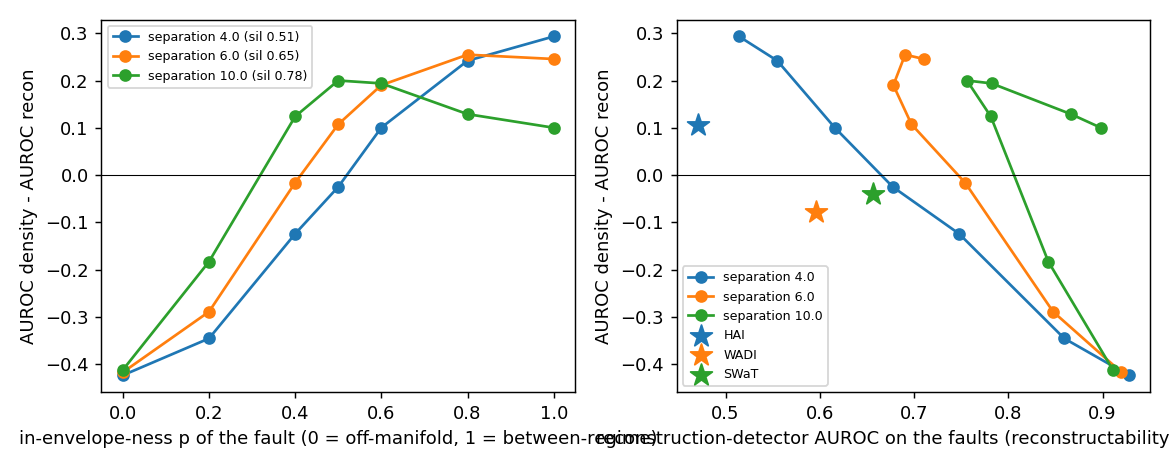

Source code (Python):
"""Issue 1 (framing brainstorm): synthetic crossover, density vs reconstruction as a function of
how "reconstructable-but-improbable" the faults are, at several regime-overlap levels.

Generator. Normal data: K regimes in R^D whose centres and within-regime spread live in a d_m-dim
manifold U (the decoder's reachable span), plus small isotropic noise. `delta` scales centre separation
(the regime-overlap / multimodality knob). Faults start from a normal point of regime k and are displaced by
    v = m * ((1-p) * u_off + p * u_in),   |u_off| = |u_in| = 1,
where u_in points along U toward the midpoint between regime k and its nearest neighbour (in-envelope:
reachable by the decoder, but in the density gap between regimes), and u_off is orthogonal to U
(off-manifold: unreachable). p in [0,1] is the in-envelope-ness knob; p=1 is the purely
reconstructable-but-improbable fault, p=0 the purely unreconstructable one.

Detectors (train-normal only). recon: a small MLP autoencoder with latent d_m, score = reconstruction
error. density: a K-component GMM fitted in the AE latent, score = -log p(z). Both mirror the paper's
Table 6 heads at toy scale. Writes framing_issue1_synth.json (+ .svg figure). CPU, seconds per cell.
Invariants stated in advance: (i) p=0 -> recon AUROC ~1 and recon > density; (ii) p=1 -> density > recon
and recon AUROC near chance; (iii) the crossover point in p moves little with delta.
"""
from __future__ import annotations
import json, os, time
import numpy as np, torch, torch.nn as nn
from sklearn.metrics import roc_auc_score
from sklearn.mixture import GaussianMixture

HERE = os.path.dirname(os.path.abspath(__file__))
D, DM, K = 20, 6, 5
N_TRAIN, N_TEST_N, N_FAULT = 4000, 1000, 300
SIG_W, SIG_N = 0.6, 0.05          # within-regime spread along U, isotropic noise
OFF_Z = 4.0                       # pure off-manifold fault = +4 sd of normal reconstruction error
P_GRID = [0.0, 0.2, 0.4, 0.5, 0.6, 0.8, 1.0]
DELTA_GRID = [4.0, 6.0, 10.0]     # centre separation scale (small = more overlap)
SEEDS = [0, 1, 2]


def make_world(delta, seed):
    rng = np.random.default_rng(seed)
    U, _ = np.linalg.qr(rng.normal(size=(D, D)))
    U_in, U_off = U[:, :DM], U[:, DM:]
    C = rng.normal(size=(K, DM)); C *= delta / np.linalg.norm(C, axis=1, keepdims=True)  # centres on a sphere of radius delta
    return rng, U_in, U_off, C


def sample_normal(rng, U_in, C, n):
    k = rng.integers(0, K, n)
    z = C[k] + SIG_W * rng.normal(size=(n, DM))
    return z @ U_in.T + SIG_N * rng.normal(size=(n, D)), k


def sample_faults(rng, U_in, U_off, C, n, p):
    x, k = sample_normal(rng, U_in, C, n)
    dist = np.linalg.norm(C[:, None] - C[None], axis=2) + np.eye(K) * 1e9
    nn_ = dist.argmin(1)
    mid = 0.5 * (C[k] + C[nn_[k]])
    u_in = (mid - C[k]); m = np.linalg.norm(u_in, axis=1, keepdims=True); u_in = u_in / m   # unit, along U
    u_off = rng.normal(size=(n, D - DM)); u_off /= np.linalg.norm(u_off, axis=1, keepdims=True)
    # off-manifold magnitude is set on the NOISE scale (a pure off-manifold fault, p=0, adds about
    # OFF_Z standard deviations to the normal reconstruction-error distribution); the in-manifold
    # magnitude is set on the REGIME scale (p=1 lands at the midpoint of the gap to the nearest regime).
    # Without this, any off-manifold component is ~100x the noise floor and recon AUROC pins at 1.0.
    sd_rec = np.sqrt(2 * (D - DM)) * SIG_N ** 2
    m_off = np.sqrt(OFF_Z * sd_rec)
    v = (1 - p) * m_off * (u_off @ U_off.T) + p * m * (u_in @ U_in.T)
    return x + v


class AE(nn.Module):
    def __init__(self):
        super().__init__()
        self.enc = nn.Sequential(nn.Linear(D, 32), nn.ReLU(), nn.Linear(32, DM))
        self.dec = nn.Sequential(nn.Linear(DM, 32), nn.ReLU(), nn.Linear(32, D))
    def forward(self, x):
        z = self.enc(x); return self.dec(z), z


def fit_ae(Xtr, seed, epochs=150):
    torch.manual_seed(seed)
    ae = AE(); opt = torch.optim.Adam(ae.parameters(), 1e-2)
    X = torch.tensor(Xtr, dtype=torch.float32)
    for ep in range(epochs):
        perm = torch.randperm(len(X))
        for i in range(0, len(X), 256):
            xb = X[perm[i:i + 256]]; xr, _ = ae(xb); loss = ((xr - xb) ** 2).mean()
            opt.zero_grad(); loss.backward(); opt.step()
    return ae


def scores(ae, gmm, X):
    with torch.no_grad():
        xr, z = ae(torch.tensor(X, dtype=torch.float32))
    rec = ((xr - torch.tensor(X, dtype=torch.float32)) ** 2).mean(1).numpy()
    den = -gmm.score_samples(z.numpy())
    return rec, den


rows = []
t0 = time.time()
for delta in DELTA_GRID:
    for seed in SEEDS:
        rng, U_in, U_off, C = make_world(delta, seed)
        Xtr, _ = sample_normal(rng, U_in, C, N_TRAIN)
        mu, sd = Xtr.mean(0), Xtr.std(0) + 1e-9
        Xtr_s = (Xtr - mu) / sd
        ae = fit_ae(Xtr_s, seed)
        with torch.no_grad():
            _, ztr = ae(torch.tensor(Xtr_s, dtype=torch.float32))
        gmm = GaussianMixture(K, covariance_type="full", random_state=seed, reg_covar=1e-4).fit(ztr.numpy())
        Xn, _ = sample_normal(rng, U_in, C, N_TEST_N)
        # multimodality of THIS world in observation space: silhouette of true regimes
        from sklearn.metrics import silhouette_score
        _, kk = sample_normal(rng, U_in, C, 600); Xs, kk = sample_normal(rng, U_in, C, 600)
        sil = float(silhouette_score(Xs, kk))
        for p in P_GRID:
            Xf = sample_faults(rng, U_in, U_off, C, N_FAULT, p)
            X = np.vstack([Xn, Xf]); y = np.r_[np.zeros(N_TEST_N), np.ones(N_FAULT)]
            rec, den = scores(ae, gmm, (X - mu) / sd)
            row = dict(delta=delta, seed=seed, p=p, silhouette=sil,
                       auroc_recon=float(roc_auc_score(y, rec)), auroc_density=float(roc_auc_score(y, den)))
            row["gap"] = row["auroc_density"] - row["auroc_recon"]
            rows.append(row)
            print(f"delta={delta} seed={seed} p={p:.1f} sil={sil:.2f}  recon={row['auroc_recon']:.3f} density={row['auroc_density']:.3f} gap={row['gap']:+.3f}  [{time.time()-t0:.0f}s]", flush=True)
        json.dump(rows, open(os.path.join(HERE, "framing_issue1_synth.json"), "w"), indent=1)

# summary: seed-mean per (delta, p)
summ = {}
for delta in DELTA_GRID:
    for p in P_GRID:
        r = [x for x in rows if x["delta"] == delta and x["p"] == p]
        summ[f"delta={delta},p={p}"] = dict(recon=float(np.mean([x["auroc_recon"] for x in r])),
                                          density=float(np.mean([x["auroc_density"] for x in r])),
                                          gap=float(np.mean([x["gap"] for x in r])),
                                          silhouette=float(np.mean([x["silhouette"] for x in r])))
json.dump(dict(rows=rows, summary=summ), open(os.path.join(HERE, "framing_issue1_synth.json"), "w"), indent=1)
print("\nSUMMARY (seed-mean)")
for k, v in summ.items():
    print(f"  {k:18s} sil={v['silhouette']:.2f} recon={v['recon']:.3f} density={v['density']:.3f} gap={v['gap']:+.3f}")

# figure: gap vs recon-AUROC (the RBI index), one curve per delta, plus the three real datasets
try:
    import matplotlib; matplotlib.use("Agg"); import matplotlib.pyplot as plt
    real = json.load(open(os.path.join(HERE, "framing_issue1_index.json")))
    fig, ax = plt.subplots(1, 2, figsize=(9, 3.6))
    for delta in DELTA_GRID:
        xs = [summ[f"delta={delta},p={p}"]["recon"] for p in P_GRID]
        ys = [summ[f"delta={delta},p={p}"]["gap"] for p in P_GRID]
        ax[0].plot(P_GRID, ys, marker="o", label=f"separation {delta} (sil {summ[f'delta={delta},p=0.0']['silhouette']:.2f})")
        ax[1].plot(xs, ys, marker="o", label=f"separation {delta}")
    for ds, lab in [("HAI", "HAI"), ("WADI_clean", "WADI"), ("SWaT_canon", "SWaT")]:
        if ds in real:
            ax[1].scatter([real[ds]["ext_recon_index"]], [real[ds]["gap_density_minus_recon"]], marker="*", s=160, zorder=5, label=lab)
    ax[0].axhline(0, color="k", lw=0.6); ax[1].axhline(0, color="k", lw=0.6)
    ax[0].set_xlabel("in-envelope-ness p of the fault (0 = off-manifold, 1 = between-regime)"); ax[0].set_ylabel("AUROC density - AUROC recon")
    ax[1].set_xlabel("reconstruction-detector AUROC on the faults (reconstructability index)"); ax[1].set_ylabel("AUROC density - AUROC recon")
    ax[0].legend(fontsize=7); ax[1].legend(fontsize=7); fig.tight_layout()
    fig.savefig(os.path.join(HERE, "framing_issue1_synth.svg")); fig.savefig(os.path.join(HERE, "framing_issue1_synth.png"), dpi=130)
    print("figure saved")
except Exception as e:
    print("figure skipped:", e)
